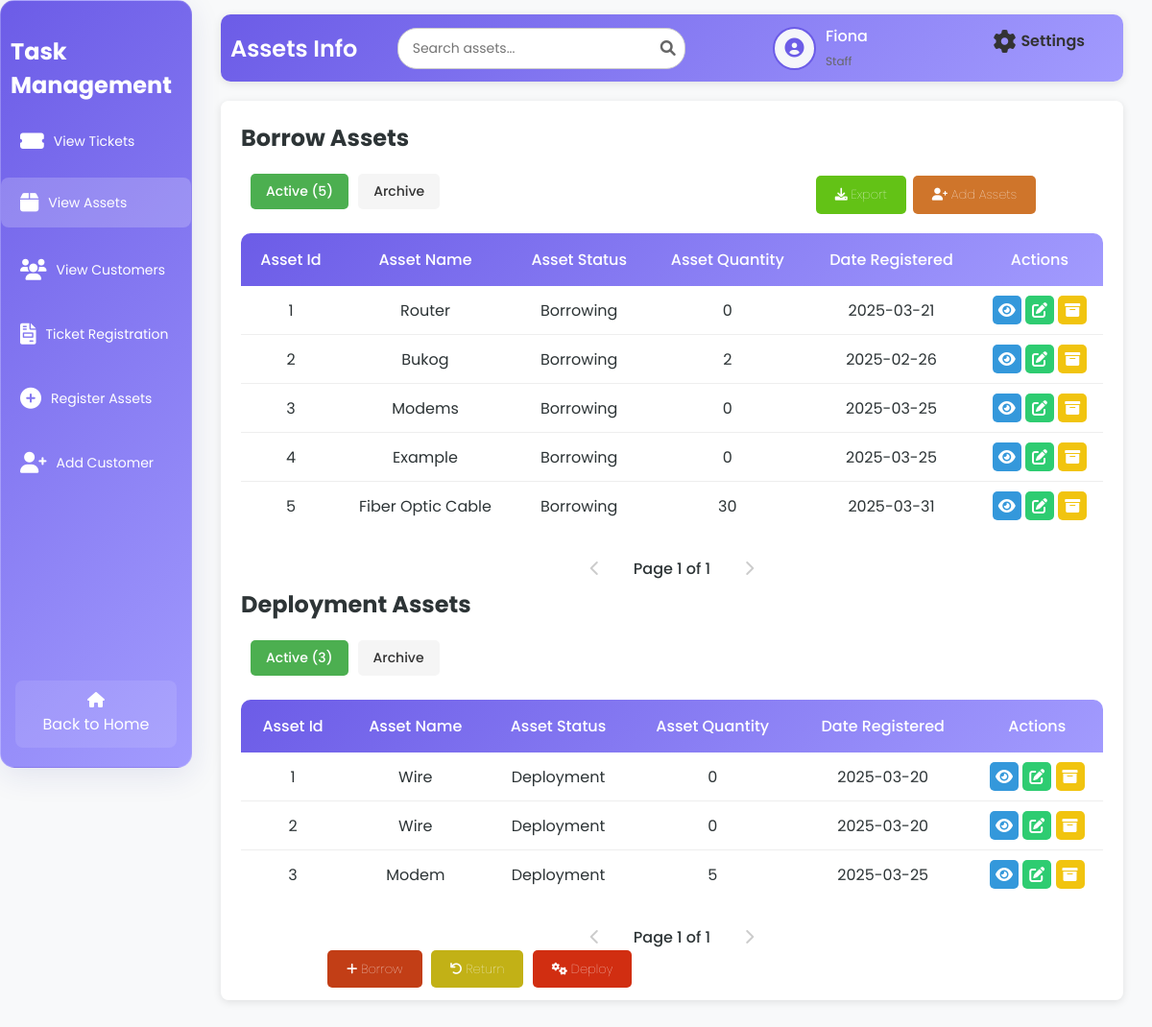
Page /assetsT.php (signed in) on the earlier database version.
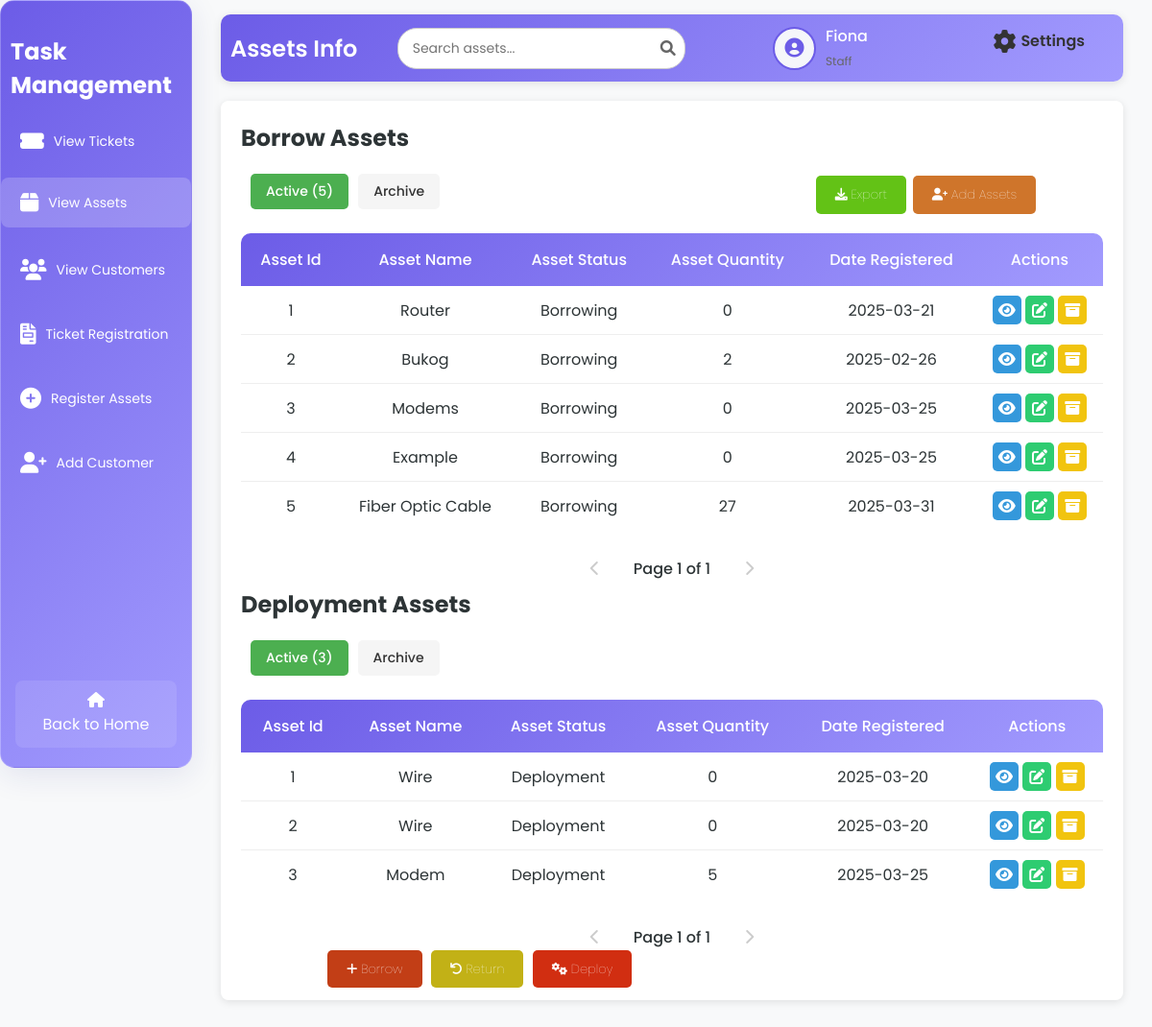
Same page on the later database version.
### tables this page shows
CREATE TABLE `tbl_borrow_assets` (
  `a_id` int(50) NOT NULL,
  `a_name` varchar(200) NOT NULL,
  `a_status` varchar(200) NOT NULL,
  `a_date` date NOT NULL,
  `a_quantity` int(50) NOT NULL
);

### assetsT.php (the view, shortened to what the changed rows need)
<?php
include 'db.php';
$username = $_SESSION['username'];
$userType = '';
if ($conn) {
    $sqlUser = "SELECT u_fname, u_type FROM tbl_user WHERE u_username = ?";
    $stmtUser = $conn->prepare($sqlUser);
    if ($stmtUser) {
        $stmtUser->bind_param("s", $username);
        $stmtUser->execute();
        $resultUser = $stmtUser->get_result();
        if ($resultUser->num_rows > 0) {
            $row = $resultUser->fetch_assoc();
            $userType = $row['u_type'];
        }
    } else {
        $_SESSION['error'] = "Error preparing user query.";
    }
} else {
    $_SESSION['error'] = "Database connection failed.";
}
$limit = 5;
$borrowedPage = isset($_GET['borrowed_page']) ? (int)$_GET['borrowed_page'] : 1;
$borrowedOffset = ($borrowedPage - 1) * $limit;
if ($conn) {
    $sqlBorrowed = "SELECT a_id, a_name, a_status, a_quantity, a_date FROM tbl_borrow_assets WHERE a_status != 'Archived' LIMIT ?, ?";
    $stmtBorrowed = $conn->prepare($sqlBorrowed);
    $stmtBorrowed->bind_param("ii", $borrowedOffset, $limit);
    $stmtBorrowed->execute();
    $resultBorrowed = $stmtBorrowed->get_result();
} else {
    $_SESSION['error'] = "Database connection failed.";
}
?>
<!DOCTYPE html>
<html lang="en">
<head>
    <link rel="stylesheet" href="assetsT.css">
    <link rel="stylesheet" href="https://cdnjs.cloudflare.com/ajax/libs/font-awesome/6.0.0-beta3/css/all.min.css">
</head>
<body>
<div class="wrapper">
    <div class="sidebar glass-container">
        <h2>Task Management</h2>
    </div>
    <div class="container">
        <div class="upper">
            <h1>Assets Info</h1>
        </div>
        <div class="table-box glass-container">
    <div class="borrow">
        <h2>Borrow Assets</h2>
        <div id="borrow-active" class="tab-content">
            <table id="borrowed-assets-table">
                <thead>
                    <tr>
                        <th>Asset Id</th>
                        <th>Asset Name</th>
                        <th>Asset Status</th>
                        <th>Asset Quantity</th>
                        <th>Date Registered</th>
                        <th>Actions</th>
                    </tr>
                </thead>
                <tbody>
                    <?php
                    if ($resultBorrowed && $resultBorrowed->num_rows > 0) {
                        while ($row = $resultBorrowed->fetch_assoc()) {
                            echo "<tr>
                                    <td>{$row['a_id']}</td>
                                    <td>{$row['a_name']}</td>
                                    <td>{$row['a_status']}</td>
                                    <td>{$row['a_quantity']}</td>
                                    <td>{$row['a_date']}</td>
                                    <td>";
                            if ($userType !== 'technician') {
                                echo "<a class='view-btn' onclick=\"showBorrowViewModal('{$row['a_id']}', '{$row['a_name']}', '{$row['a_status']}', '{$row['a_quantity']}', '{$row['a_date']}')\" title='View'><i class='fas fa-eye'></i></a>
                                      <a class='edit-btn' href='BorrowE.php?id=" . htmlspecialchars($row['a_id']) . "' title='Edit'><i class='fas fa-edit'></i></a>
                                      <a class='archive-btn' onclick=\"showArchiveModal('borrow', '{$row['a_id']}', '{$row['a_name']}')\" title='Archive'><i class='fas fa-archive'></i></a>";
                            }
                            echo "</td></tr>";
                        }
                    } else {
                        echo "<tr><td colspan='6'>No active borrowed assets found.</td></tr>";
                    }
                    ?>
                </tbody>
            </table>
        </div>
    </div>
    <div class="deploy">
        <h2>Deployment Assets</h2>
        <div id="deploy-active" class="tab-content">
            <table id="deployed-assets-table">
                <thead>
                    <tr>
                        <th>Asset Id</th>
                        <th>Asset Name</th>
                        <th>Asset Status</th>
                        <th>Asset Quantity</th>
                        <th>Date Registered</th>
                        <th>Actions</th>
                    </tr>
                </thead>
            </table>
        </div>
    </div>
</div>
</body>
</html>

Differences in the rows shown:
changed tbl_borrow_assets "Fiber Optic Cable": a_quantity "30" → "27"
